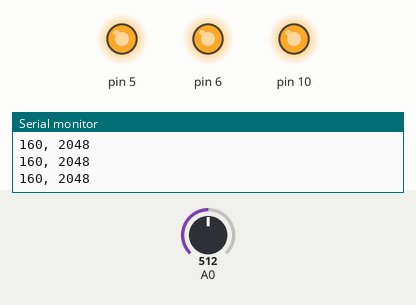
Recording of a sketch running on a simulated Arduino Uno, built with avr-gcc and run on an emulated ATmega328P. Parts: output pins drawn as LEDs (lit = HIGH), the last lines printed to the serial monitor. Inputs (shaded band) come from the test bench; at power-on: A0 = 512.

Above: at 1.27 s.
1.3 s: A0 set to 43
At 2.45 s:
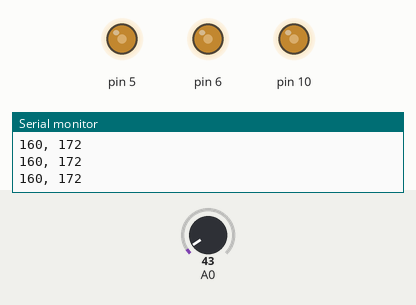
4.3 s: A0 set to 37
At 5.4 s:
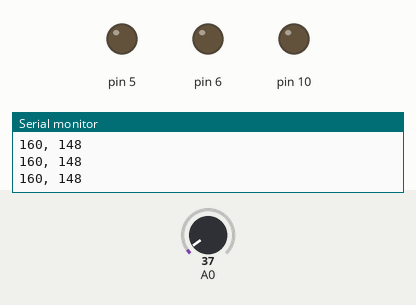
Timing chart, 0 to 7.3 s (numbered marks = the images above; inputs shaded):
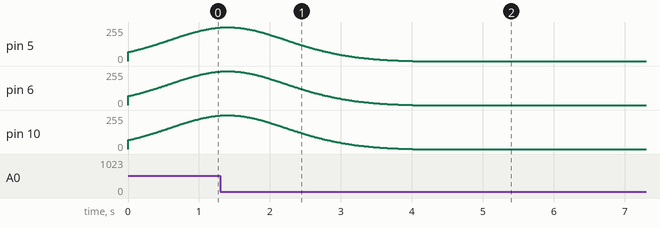

Measured:
- the behaviour switches between 41 and 40 on A0 (found by bisection; images 1 and 2)
- after the input at 4.3 s, pin 5, pin 6, pin 10: stops changing and stays 0/255
- by itself, pin 5, pin 6, pin 10: rises from 251/255 to 253/255 in 0.04 s, then falls to 0/255 in 2.7 s

The sketch:

introbot_testbed_leds.ino
```cpp
#include "flasher.h"

const int leds[3] = {10, 6, 5};

Flasher led1(leds[0], 800, 2000);
Flasher led2(leds[1], 800, 2000);
Flasher led3(leds[2], 800, 2000);

int threshold = 160;

void setup() {
  Serial.begin(112500);
  pinMode(A0, INPUT);
//  led.flash();
}

void loop() {
  // read analog sensor for interaction
  int reading = 0;
  for(int i = 0; i < 4; i++) {
    reading += analogRead(A0);
  }
  reading == reading >> 2;

  // flash if threshold is overflown, stop otherwise
  if(reading > threshold) {
    led1.flash();
    led2.flash();
    led3.flash();
  } else {
    led1.stop();
    led2.stop();
    led3.stop();
  }

  led1.update(); // update the flasher
  led2.update(); // update the flasher
  led3.update(); // update the flasher
//  led.debug();

  Serial.print(threshold);
  Serial.print(", ");
  Serial.println(reading);

  delay(10);
}
```

flasher.h
```cpp
class Flasher
{
  int ledPin;      // the number of the LED pin
  long OnTime;     // milliseconds of on-time
  long OffTime;    // milliseconds of off-time

  // These maintain the current state
  int ledState;                 // ledState used to set the LED
  unsigned long previousMillis;   // will store last time LED was updated

  bool flashing;
  unsigned long flashingStarted;
  unsigned long flashingTime;

  float level;

  public:

  Flasher(int pin, long on, long off)
  {
    ledPin = pin;
    pinMode(ledPin, OUTPUT);

    OnTime = on;
    OffTime = off;

    ledState = LOW;
    previousMillis = 0;
  }

  void flash(int howlong = 1000) {
      flashing = true;
      flashingStarted = millis();
      flashingTime = howlong;
  }

  void stop() {
      flashing = false;
      digitalWrite(ledPin, LOW);
  }

  void debug(){
    Serial.print(level);
    Serial.print(", ");
  }

  float smooth() {
    return (exp(sin(millis()/(float(OnTime+OffTime))*PI)) - 0.36787944) * 108.0;
  }

  float onoff() {
      float val = .0;
      unsigned long currentMillis = millis();

      if((ledState == HIGH) && (currentMillis - previousMillis >= OnTime))
      {
        ledState = LOW;  // Turn it off
        previousMillis = currentMillis;  // Remember the time
        val = .0;
      }
      else if ((ledState == LOW) && (currentMillis - previousMillis >= OffTime))
      {
        ledState = HIGH;  // turn it on
        previousMillis = currentMillis;   // Remember the time
        val = 255.0;
      }
      return val;
  }

  void update()
  {
    // check to see if it's time to change the state of the LED
    level = smooth();

    if(flashing) {
        analogWrite(ledPin, level);
    }

    if(flashing && (millis() - flashingStarted) >= flashingTime ) {
        stop();
    }

  } // update ()

}; // class
```
